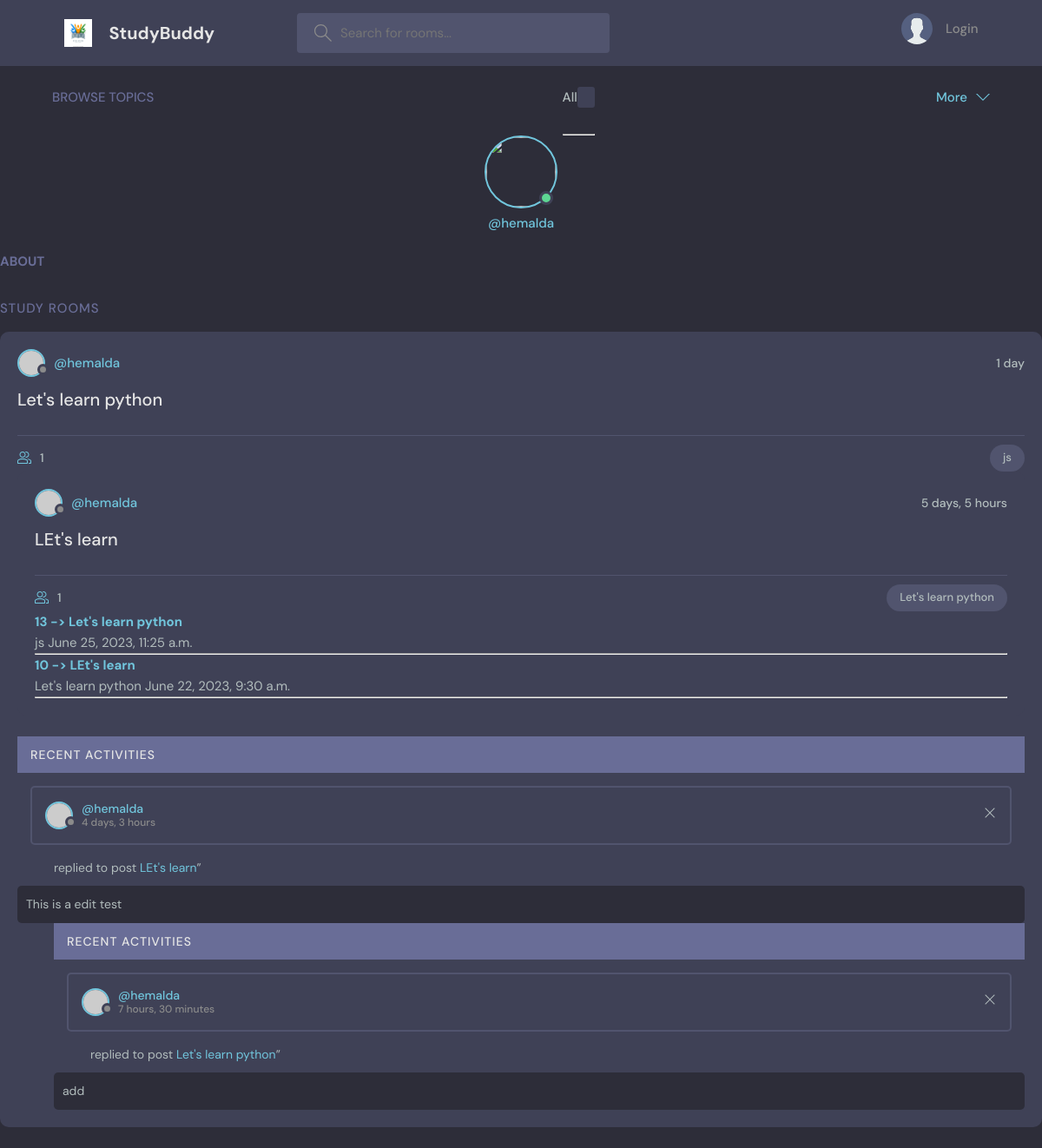
The app's page /userprofile/1 with its own data.
### base/models.py (models this page shows, shortened)
class Room(models.Model):
    host= models.ForeignKey(User, on_delete=models.SET_NULL, null=True)
    topic = models.ForeignKey(Topic, on_delete=models.SET_NULL, null =True)
    name = models.CharField(max_length=30)
    description = models.TextField(null= True, blank=True)
    participants = models.ManyToManyField(User , related_name='participants', blank=True)
    created = models.DateTimeField(auto_now_add=True)
    updated = models.DateTimeField(auto_now=True)
    class Meta:
        ordering = ['-updated', '-created']
    def __str__(self) -> str:
        return self.name

class Topic(models.Model):
    name = models.CharField(max_length=200)

class Message(models.Model):
    user= models.ForeignKey(User, on_delete=models.CASCADE)
    room=models.ForeignKey(Room , on_delete=models.CASCADE )
    body = models.TextField(null=False)
    created = models.DateTimeField(auto_now_add=True)
    updated = models.DateTimeField(auto_now=True)

### base/views.py (the view)
# urls.py: path('userprofile/<int:pk>', views.userprofile, name ='userprofile'),
def userprofile(request, pk):
    user = User.objects.get(id=pk)
    room = user.room_set.all()
    room_messages = user.message_set.all()
    context ={'user' : user,'room_messages':room_messages,
              'rooms':room}
    return render(request, 'base/userprofile.html',context)

### base/templates/base/userprofile.html (shortened to what this page needs)
{% extends 'main.html' %}
{% block content %}
<main class="profile-page layout layout--3">
  <div class="container">
    {% include 'base/topic_template.html' %}
    <div class="roomList">
      <div class="profile">
        <div class="profile__avatar">
          <div class="avatar avatar--large active">
            <img src="{{user.avatar.url}}" />
          </div>
        </div>
        <div class="profile__info">
          <p>@{{user.username}}</p>
        </div>
        <div class="profile__about">
          <h3>About</h3>
        </div>
      </div>
      <div class="roomList__header">
        <div>
          <h2>Study Rooms </a>
          </h2>
        </div>
      </div>
      {% include 'base/feed.html' %}
    </div>
    {% include 'base/recent_activity.html' %}
  </div>
</main>
{% endblock content %}

### base/templates/base/feed.html (shortened to what this page needs)
{% for room in rooms %}
<div class="roomListRoom">
    <div class="roomListRoom__header">
      <a href="{% url 'userprofile' room.host.id %}" class="roomListRoom__author">
        <div class="avatar avatar--small">
          <img src="https://randomuser.me/api/portraits/women/11.jpg" />
        </div>
        <span>@{{room.host}}</span>
      </a>
      <div class="roomListRoom__actions">
        <span>{{room.created|timesince}}</span>
      </div>
    </div>
    <div class="roomListRoom__content">
      <a href="{% url 'room' room.id %}">{{room}}</a>
    </div>
    <div class="roomListRoom__meta">
      <a href="{% url 'room' room.id %}" class="roomListRoom__joined">
        {{room.participants.all.count}}
      </a>
      <p class="roomListRoom__topic">{{room.topic.name}}</p>
    </div>
{% endfor %}
{% for room in rooms %}
        <div>
            {% if request.user.is_authenticated %}
            {% if request.user == room.host %}
            <a href="{% url 'updateroom' room.id %}">Edit</a>
            <a href="{% url 'delete' room.id %}">Delete</a>
                {% endif %}
                <span><a href ="{% url 'userprofile' room.host.id %}">@{{room.host.username}}</a></span>
                <h5><a href="{% url 'room' room.id %}">{{room.id}} -> {{room.name}}</a></h5>
                <small>{{room.topic.name}}</small>
                <small>{{room.updated}}</small>
                {% else %}
                <h5><a href="{% url 'room' room.id %}">{{room.id}} -> {{room.name}}</a></h5>
                    <small>{{room.topic.name}}</small>
                    <small>{{room.updated}}</small>
                    {% endif %}
                <hr>
                </div>
        {% endfor %}

### base/templates/base/recent_activity.html (shortened to what this page needs)
{% for message in room_messages %}
    <div class="activities__header">
      <h2>Recent Activities</h2>
    </div>
    <div class="activities__box">
      <div class="activities__boxHeader roomListRoom__header">
        <a href="{% url 'userprofile' message.user.id %}"profile.html" class="roomListRoom__author">
          <div class="avatar avatar--small">
            <img src="https://randomuser.me/api/portraits/women/11.jpg" />
          </div>
          <p>
            @{{message.user}}
            <span>{{message.created|timesince}}</span>
          </p>
        </a>
        <div class="roomListRoom__actions">
          <a href="#">
            <svg version="1.1" xmlns="http://www.w3.org/2000/svg" width="32" height="32" viewBox="0 0 32 32">
              <title>remove</title>
              <path
                d="M27.314 6.019l-1.333-1.333-9.98 9.981-9.981-9.981-1.333 1.333 9.981 9.981-9.981 9.98 1.333 1.333 9.981-9.98 9.98 9.98 1.333-1.333-9.98-9.98 9.98-9.981z"
              ></path>
            </svg>
          </a>
        </div>
      </div>
      </div>
      <div class="activities__boxContent">
        <p>replied to post <a href="{% url 'room' message.room.id %}">{{message.room.name}}</a>”</p>
        <div class="activities__boxRoomContent">
         {{message.body}}
        </div>
    {% endfor %}
  </div>

### records on screen
Room: host "hemalda", created "1 day", name "Let's learn python", participants.all.count "1", topic.name "js", id "13", updated "June 25, 2023, 11:25 a.m."
Room: host "hemalda", created "5 days, 5 hours", name "LEt's learn", participants.all.count "1", topic.name "Let's learn python", id "10", updated "June 22, 2023, 9:30 a.m."
Message: user "hemalda", created "4 days, 3 hours", room.name "LEt's learn", body "This is a edit test"
Message: user "hemalda", created "7 hours, 30 minutes", room.name "Let's learn python", body "add"

### other values on screen
{{ user.username }} "hemalda"
